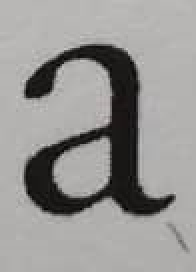
#> input picture test_data/a_1.jpg, 98 x 136 px, found by its file name (shown 2 times larger); its folder holds 4 pictures in this run
$ python Recognition.py
#> lines starting #> are read from the running program, lines starting #| are printed output that depends on the picture; after the words box and inside, x2 and y2 are one past the last pixel; in counts of white or black regions, pixels touching at a corner belong together
# Script for Neural Network testing
import os
import sys
import cv2
import numpy as np
import neurolab as nl

##################### Defines #######################################
display_pre_images = False
display_test_results = True
# Set to True to read test data from input_file_name file. Set to False to read test images from test_images_directory directory
read_from_file = False

test_images_directory = 'test_data'
converted_images_directory = 'test_data\\converted_images\\'

num_data = 10000
input_file_name = 'letter.data'
output_log_file_name = 'test_results.txt'
labels_dictionary = 'onamdig'
num_labels_dictionary = len(labels_dictionary)
num_data_rows = 16
num_data_cols = 8

num_train = int(0.9 * num_data)
num_test = num_data - num_train
input_data_start_index = 6
input_data_end_index = -1

##################### Functions #######################################

def get_files_from_directory(directory_name):
#> called with directory_name = 'test_data'
    file_list = []
    print("List of input files:")
    for file in os.listdir(directory_name):
        if file.endswith(".jpg"):
            file_list.append(file)
            print(os.path.join(directory_name, file))
#> pass 2 of the loop in get_files_from_directory, `for file in os.listdir(directory_name):`:

    print("")
    return file_list


# [19 lines left out: function to_square_image, not called in this run]

def get_label_from_filename(filename):
    return_status = False
    letters = filename.split('_')
    letter = letters[0]

    label = np.zeros((num_labels_dictionary), dtype=np.uint8)
    if letter in labels_dictionary:
        label[labels_dictionary.index(letter)] = 1
        return_status = True
    else:
        return_status = False

    return return_status, label

# [25 lines left out: function read_data_from_file, not called in this run]


def read_and_convert_images():
    # Reading images
    input_images_name_list = get_files_from_directory(test_images_directory)
    num_input_images = len(input_images_name_list)

    output_images_data_list = []
    labels_list = []
    valid_filenames_list = []

    index = 0
    for image_name in input_images_name_list:
        # Getting label from file name
        label_check, label = get_label_from_filename(image_name)

        # Checkin whether label was found in dictionary
        if label_check:
            valid_filenames_list.append(image_name)
            labels_list.append(np.array(label))

            # Reading image from file
            input_image = cv2.imread(test_images_directory + '\\' + image_name, cv2.IMREAD_GRAYSCALE)
#> input_image: shape (136, 98); min 0, max 200, mean 149.3
            if display_pre_images:
                cv2.namedWindow('input_gray_image', cv2.WINDOW_NORMAL)
                cv2.imshow('input_gray_image',input_image)
            print("Image " + str(index) + " original size: " + str(input_image.shape))
#| Image 0 original size: (136, 98)

            # [7 lines of commented-out code are left out]
            ret, tresholded_image = cv2.threshold(input_image, 120, 255, cv2.THRESH_BINARY)
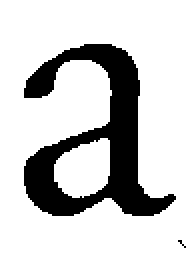
#> tresholded_image: shape (136, 98) (shown 2 times larger); 80.8% white; 2 black regions (1 under 20 px), largest, box (x1, y1, x2, y2) and area: (12, 22, 88, 108) 2549
            if display_pre_images:
                cv2.namedWindow('tresholded_image', cv2.WINDOW_NORMAL)
                cv2.imshow('tresholded_image', tresholded_image)

            #First stage of resizing
            if input_image.shape[0] > num_data_rows*10:
                resized_image = cv2.resize(tresholded_image, dsize=(num_data_cols*10, num_data_rows*10), interpolation=cv2.INTER_CUBIC)
                #ret, resized_image = cv2.threshold(resized_image, 210, 255, cv2.THRESH_BINARY)
                if display_pre_images:
                    cv2.namedWindow('first_stage_resized_image', cv2.WINDOW_NORMAL)
                    cv2.imshow('first_stage_resized_image', resized_image)
                print("Image " + str(index) + " first stage resize size: " + str(resized_image.shape))
            else:
                resized_image = tresholded_image

            # Resizing image to 16x8 size
            resized_image = cv2.resize(resized_image, dsize=(num_data_cols, num_data_rows), interpolation=cv2.INTER_CUBIC)
            ret, resized_image = cv2.threshold(resized_image, 180, 255, cv2.THRESH_BINARY)
            if display_pre_images:
                cv2.namedWindow('16x8_image', cv2.WINDOW_NORMAL)
                cv2.imshow('16x8_image', resized_image)
            print("Image " + str(index) + " final size: " + str(resized_image.shape))
#| Image 0 final size: (16, 8)
            print("Image " + str(index) + " converted.")

            # Saving preprocessed image
            cv2.imwrite(converted_images_directory + image_name, resized_image)
            print("Image " + str(index) + " saved.")

            # Converting to Neural Network input data type
            ret, output_image = cv2.threshold(resized_image, 10, 1, cv2.THRESH_BINARY_INV)
            output_data = output_image.flatten()
#> output_data = 128 values, max 1 at index 26, min 0 at index 0, mean 0.227
            #output_data = np.array(output_image.reshape(1, num_data_rows * num_data_cols))

            output_images_data_list.append(output_data)

            print("")
            if display_pre_images:
                cv2.waitKey(1000)
            index += 1
#> pass 2 of the loop in read_and_convert_images, `for image_name in input_images_name_list:`:
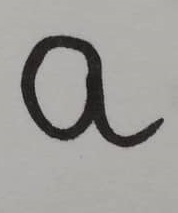
#> input picture test_data/a_2.jpg, 178 x 213 px, found by its file name
#> input_image: shape (213, 178)
#| Image 1 original size: (213, 178)
#> in read_and_convert_images, `ret, tresholded_image = cv2.threshold(input_image, 120, 255, cv2.THRES..`:
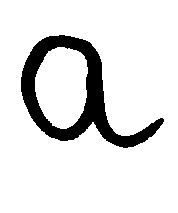
#> tresholded_image: shape (213, 178); 88.2% white; 1 black region, box (x1, y1, x2, y2) and area: (21, 35, 164, 148) 4471
#> in read_and_convert_images, `resized_image = cv2.resize(tresholded_image, dsize=(num_data_cols*10, ..`:
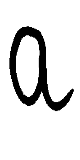
#> resized_image: shape (160, 80); min 0, max 255, mean 224.8
#| Image 1 first stage resize size: (160, 80)
#| Image 1 final size: (16, 8)
#> output_data = 128 values, max 1 at index 25, min 0 at index 0, mean 0.141

    output_images_data_list = np.array(output_images_data_list)
    labels_list = np.array(labels_list)

    cv2.destroyAllWindows()
    return output_images_data_list, labels_list, valid_filenames_list, (num_input_images - len(valid_filenames_list))


# [14 lines left out: function save_test_log, not called in this run]


##################### Main #######################################

input_data = []
labels = []
filenames = []

# Test statistic variables
test_num_passed = 0
test_num_total  = 0
test_num_unreaded = 0

if read_from_file:
    input_data, labels, test_num_unreaded = read_data_from_file()
    test_num_total = input_data.shape[0] + test_num_unreaded
else:
    input_data, labels, filenames, test_num_unreaded = read_and_convert_images()
    test_num_total = len(filenames) + test_num_unreaded

# Loading Neural Network
#> (the run stopped early here; a loop or call above may not have finished)
